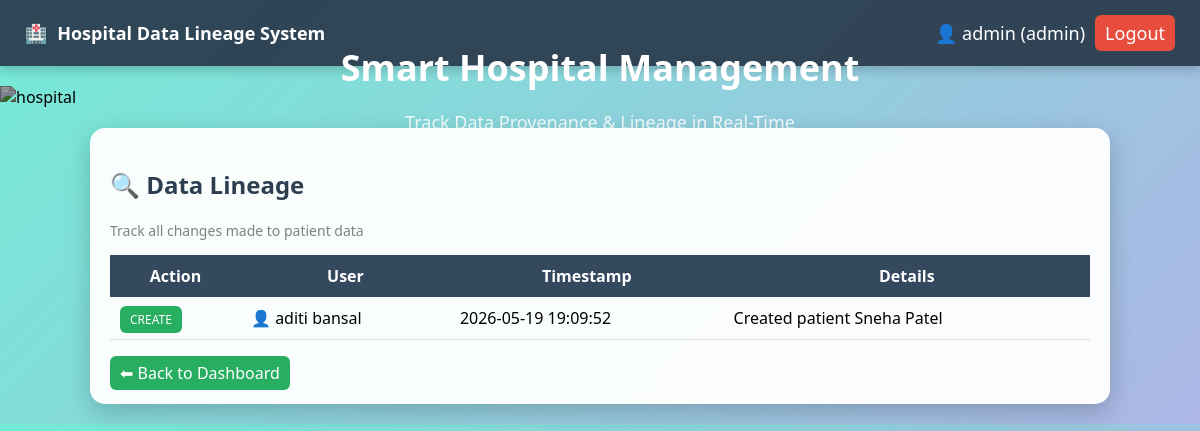
/lineage/6 (signed in), run on an earlier commit of the app's database.
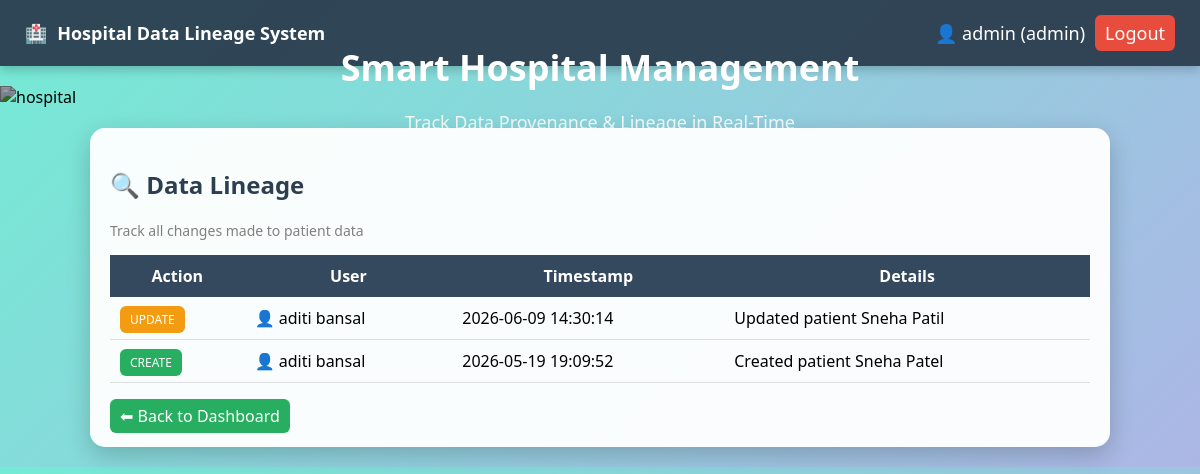
And on a later commit of the database.
### tables this page shows
CREATE TABLE provenance (
        id INTEGER PRIMARY KEY AUTOINCREMENT,
        patient_id INTEGER,
        action TEXT,
        timestamp TEXT,
        user TEXT,
        details TEXT
    );

### app.py (the view)
@app.route('/lineage/<int:id>')
@role_required(['admin','doctor','nurse','receptionist','user'])
def lineage(id):
    conn = get_db()
    cur = conn.cursor()
    cur.execute(
        "SELECT * FROM provenance WHERE patient_id=? ORDER BY timestamp DESC",
        (id,)
    )
    logs = cur.fetchall()
    return render_template('lineage.html', logs=logs)

### app.py (called while the page is built)
def role_required(allowed_roles):
    def decorator(f):
        @wraps(f)
        def wrapper(*args, **kwargs):
            if 'user' not in session:
                return redirect('/')
            if session.get('role') not in allowed_roles:
                flash("⛔ Access Denied: You are not authorized")
                return redirect('/dashboard')
            return f(*args, **kwargs)
        return wrapper
    return decorator

### database.py (called while the page is built)
def get_db():
    conn = sqlite3.connect(DATABASE)
    conn.row_factory = sqlite3.Row
    conn.execute("PRAGMA foreign_keys = ON")
    return conn

### templates/lineage.html
{% extends 'base.html' %}
{% block content %}
<div class="card">
<h2>🔍 Data Lineage</h2>
<p class="subtitle">Track all changes made to patient data</p>
<table class="lineage-table">
<tr>
<th>Action</th>
<th>User</th>
<th>Timestamp</th>
<th>Details</th>
</tr>
{% for l in logs %}
<tr>
<td>
    {% if l.action == 'CREATE' %}
        <span class="badge create">CREATE</span>
    {% elif l.action == 'UPDATE' %}
        <span class="badge update">UPDATE</span>
    {% elif l.action == 'DELETE' %}
        <span class="badge delete">DELETE</span>
    {% else %}
        {{l.action}}
    {% endif %}
</td>
<td>👤 {{l.user}}</td>
<td>{{l.timestamp}}</td>
<td>{{l.details}}</td>
</tr>
{% endfor %}
</table>
<br>
<a href="/dashboard" class="btn">⬅ Back to Dashboard</a>
</div>
{% endblock %}

What changed in the data, as far as the page shows it:
added provenance: action "UPDATE", user "aditi bansal", timestamp "2026-06-09 14:30:14", details "Updated patient Sneha Patil"
